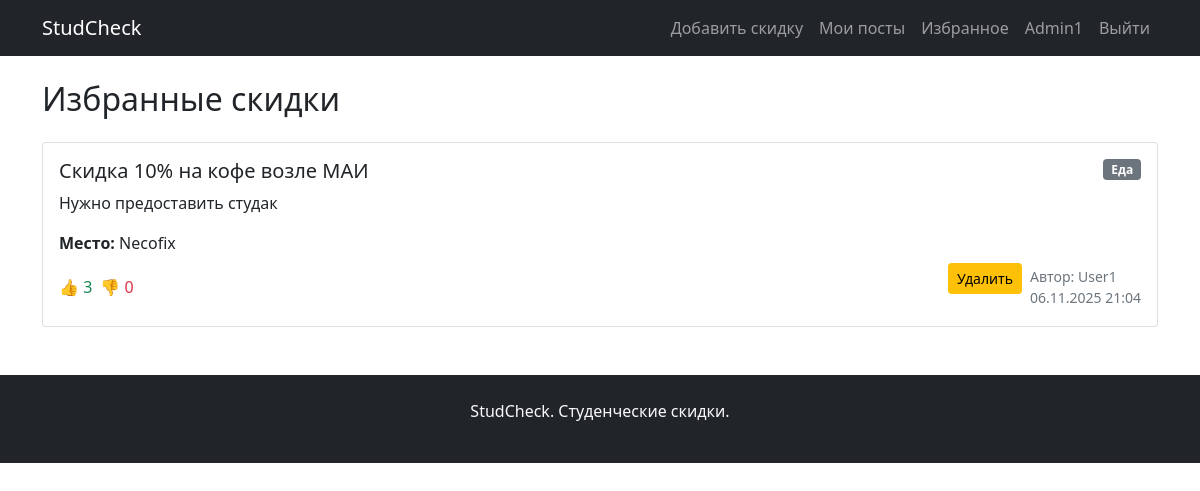
/favorites/ (signed in), run on the app's committed database.
### users/models.py (models this page shows, shortened)
class CustomUser(AbstractUser):
    created_at = models.DateTimeField(auto_now_add=True, verbose_name='Дата регистрации')
    class Meta:
        verbose_name = 'Пользователь'
        verbose_name_plural = 'Пользователи'

### discounts/models.py (models this page shows, shortened)
class Post(models.Model):
    title = models.CharField(max_length=200, verbose_name='Заголовок')
    description = models.TextField(verbose_name='Описание условий скидки')
    place = models.CharField(max_length=200, verbose_name='Место (магазин, кафе и т.д.)')
    category = models.ForeignKey(
        Category,
        on_delete=models.CASCADE,
        related_name='posts',
        verbose_name='Категория'
    )
    author = models.ForeignKey(
        User,
        on_delete=models.CASCADE,
        related_name='posts',
        verbose_name='Автор'
    )
    created_at = models.DateTimeField(auto_now_add=True, verbose_name='Дата создания')
    updated_at = models.DateTimeField(auto_now=True, verbose_name='Дата обновления')
    class Meta:
        verbose_name = 'Пост'
        verbose_name_plural = 'Посты'
        ordering = ['-created_at']

class Category(models.Model):
    name = models.CharField(max_length=100, unique=True, verbose_name='Название категории')
    class Meta:
        verbose_name = 'Категория'
        verbose_name_plural = 'Категории'
        ordering = ['name']

### discounts/views.py (the view)
# urls.py: path('favorites/', views.favorites, name='favorites'),
@login_required
def favorites(request):
    favorite_posts = Post.objects.filter(favorited_by__user=request.user).annotate(
        upvotes_count=Count('votes', filter=Q(votes__vote_type='up')),
        downvotes_count=Count('votes', filter=Q(votes__vote_type='down'))
    ).order_by('-favorited_by__created_at')
    return render(request, 'discounts/favorites.html', {'posts': favorite_posts})

### discounts/templates/discounts/favorites.html (shortened to what this page needs)
{% extends 'discounts/base.html' %}
{% block content %}
<h2 class="mb-4">Избранные скидки</h2>
{% if posts %}
    {% for post in posts %}
    <div class="card post-card">
        <div class="card-body">
            <div class="d-flex justify-content-between align-items-start">
                <h5 class="card-title">{{ post.title }}</h5>
                <span class="badge bg-secondary category-badge">{{ post.category.name }}</span>
            </div>
            <p class="card-text">{{ post.description }}</p>
            <div class="mb-2">
                <strong>Место:</strong> {{ post.place }}
            </div>
            <div class="d-flex justify-content-between align-items-center">
                <div class="d-flex align-items-center">
                    <span class="text-success">👍 {{ post.upvotes_count|default:0 }}</span>
                    <span class="text-danger ms-2">👎 {{ post.downvotes_count|default:0 }}</span>
                </div>
                <div class="d-flex align-items-center">
                    <form method="post" action="{% url 'toggle_favorite' post.id %}">
                        <button type="submit" class="btn btn-sm btn-warning me-2" title="Удалить из избранного">
                            Удалить
                        </button>
                    </form>
                    <small class="text-muted">
                        Автор: {{ post.author.username }}<br>
                        {{ post.created_at|date:"d.m.Y H:i" }}
                    </small>
                </div>
            </div>
        </div>
    </div>
    {% endfor %}
{% else %}
    <div class="text-center py-5">
        <h4>В избранном пока пусто</h4>
        <p class="text-muted">Добавляйте скидки в избранное, чтобы не потерять!</p>
        <a href="{% url 'home' %}" class="btn btn-primary">Найти скидки</a>
    </div>
{% endif %}
{% endblock %}

### discounts/templates/discounts/base.html (shortened to what this page needs)
<html lang="ru">
<head>
    <link href="https://cdn.jsdelivr.net/npm/bootstrap@5.1.3/dist/css/bootstrap.min.css" rel="stylesheet">
</head>
<body>
    <nav class="navbar navbar-expand-lg navbar-dark bg-dark">
        <div class="container">
            <a class="navbar-brand" href="{% url 'home' %}">StudCheck</a>
            <div class="navbar-nav ms-auto">
                {% if user.is_authenticated %}
                    <a class="nav-link" href="{% url 'create_post' %}">Добавить скидку</a>
                    <a class="nav-link" href="{% url 'user_posts' %}">Мои посты</a>
                    <a class="nav-link" href="{% url 'favorites' %}">Избранное</a>
                    <a class="nav-link" href="{% url 'users:profile' %}">{{ user.username }}</a>
                    <a class="nav-link" href="{% url 'users:logout' %}">Выйти</a>
                {% else %}
                    <a class="nav-link" href="{% url 'users:login' %}">Войти</a>
                    <a class="nav-link" href="{% url 'users:register' %}">Регистрация</a>
                {% endif %}
            </div>
        </div>
    </nav>
    <div class="container mt-4">
        {% block content %}
        {% endblock %}
    </div>
    <footer class="bg-dark text-light py-4 mt-5">
        <div class="container text-center">
            <p>StudCheck. Студенческие скидки.</p>
        </div>
    </footer>
</body>
</html>

### data on the page
CustomUser: username "Admin1"
Post: title "Скидка 10% на кофе возле МАИ", category.name "Еда", description "Нужно предоставить студак", place "Necofix", upvotes_count "3", downvotes_count "0", author.username "User1", created_at "06.11.2025 21:04"
